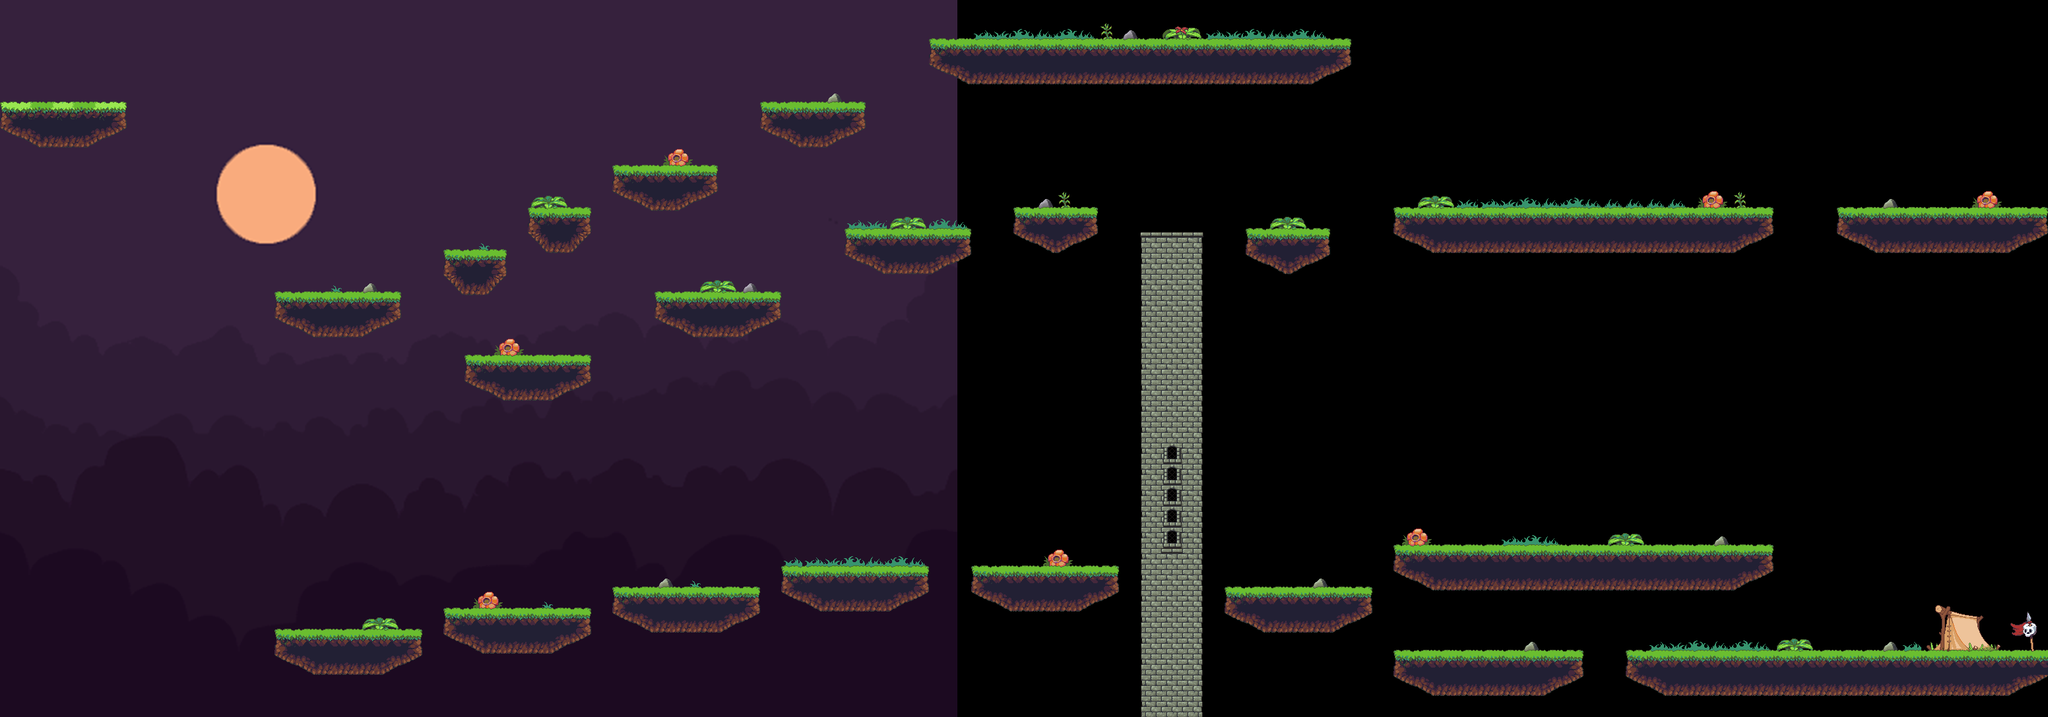

This is a level from a 2D game, rendered from its Tiled map with the project's own tilesets. A one-line summary and the map file follow, with tile-layer data summarised:
An orthogonal 97x34 tile map with 32x32 px tiles, 2 tile layers (background, Foreground), 6 tilesets, 1 image layer and 48 objects (25x Ground, 15x CoinEntity, 4x EnemyEntity, mainPlayer, ScrollEntity, ...).

<map version="1.0" orientation="orthogonal" renderorder="left-up" width="97" height="34" tilewidth="32" tileheight="32" nextobjectid="114">
 <tileset firstgid="1" name="area01_level_tiles" tilewidth="32" tileheight="32">
  <image source="../img/map/area01_level_tiles.png" trans="ffffff" width="640" height="241" />
 </tileset>
 <tileset firstgid="141" name="tileset2" tilewidth="32" tileheight="32">
  <image source="../img/map/tileset2.png" trans="ffffff" width="192" height="544" />
 </tileset>
 <tileset firstgid="243" name="jungle_guide" tilewidth="32" tileheight="32">
  <image source="../img/map/jungle_guide.png" width="768" height="928" />
 </tileset>
 <tileset firstgid="939" name="jungle_terrain" tilewidth="32" tileheight="32">
  <image source="../img/map/jungle_terrain.png" width="896" height="480" />
 </tileset>
 <tileset firstgid="1359" name="castle1" tilewidth="32" tileheight="32">
  <image source="../img/map/castle1.png" width="512" height="1344" />
 </tileset>
 <tileset firstgid="2031" name="objekte" tilewidth="32" tileheight="32">
  <image source="../img/map/objekte.png" width="416" height="224" />
 </tileset>
 <imagelayer name="Parallax_layer1">
  <image source="../img/background/background_fog1.png" />
 </imagelayer>
 <layer name="background" width="97" height="34">
  <data>[3298 cells, 123 non-empty, 36 distinct tile ids]</data>
 </layer>
 <layer name="Foreground" width="97" height="34">
  <data>[3298 cells, 642 non-empty, 28 distinct tile ids]</data>
 </layer>
 <objectgroup name="Object" visible="0">
  <properties>
   <property name="duration" value="300" />
   <property name="fade" value="#300000" />
  </properties>
  <object id="3" name="mainPlayer" x="3" y="91" width="32" height="64">
   <properties>
    <property name="image" value="gripe_run_right" />
    <property name="spritewidth" value="64" />
   </properties>
  </object>
  <object id="4" name="CoinEntity" x="610" y="295" width="32" height="32">
   <properties>
    <property name="image" value="spinning_coin_gold" />
    <property name="spritewidth" value="32" />
   </properties>
  </object>
  <object id="13" name="ScrollEntity" x="511" y="895" width="32" height="32">
   <properties>
    <property name="image" value="spinning_scrolls" />
    <property name="scrollIndex" value="30" />
    <property name="spritewidth" value="32" />
    <property name="type" value="enchantment" />
   </properties>
  </object>
  <object id="19" name="SpikeEntity" x="256" y="1054.33" width="2848" height="35" />
  <object id="30" name="CoinEntity" x="1321" y="19" width="32" height="32">
   <properties>
    <property name="image" value="spinning_coin_gold" />
    <property name="spritewidth" value="32" />
   </properties>
  </object>
  <object id="31" name="CoinEntity" x="842" y="469" width="32" height="32">
   <properties>
    <property name="image" value="spinning_coin_gold" />
    <property name="spritewidth" value="32" />
   </properties>
  </object>
  <object id="32" name="CoinEntity" x="1145" y="378" width="32" height="32">
   <properties>
    <property name="image" value="spinning_coin_gold" />
    <property name="spritewidth" value="32" />
   </properties>
  </object>
  <object id="78" name="CoinEntity" x="1927" y="279" width="32" height="32">
   <properties>
    <property name="image" value="spinning_coin_gold" />
    <property name="spritewidth" value="32" />
   </properties>
  </object>
  <object id="79" name="CoinEntity" x="1584" y="251" width="32" height="32">
   <properties>
    <property name="image" value="spinning_coin_gold" />
    <property name="spritewidth" value="32" />
   </properties>
  </object>
  <object id="80" name="CoinEntity" x="2139" y="236" width="32" height="32">
   <properties>
    <property name="image" value="spinning_coin_gold" />
    <property name="spritewidth" value="32" />
   </properties>
  </object>
  <object id="82" name="CoinEntity" x="2615" y="234" width="32" height="32">
   <properties>
    <property name="image" value="spinning_coin_gold" />
    <property name="spritewidth" value="32" />
   </properties>
  </object>
  <object id="89" name="game.LevelEntity" x="3067" y="-709" width="33" height="1732">
   <properties>
    <property name="duration" value="300" />
    <property name="fade" value="#009900" />
    <property name="to" value="0" />
   </properties>
  </object>
  <object id="102" name="CoinEntity" x="851" y="211" width="32" height="32">
   <properties>
    <property name="image" value="spinning_coin_gold" />
    <property name="spritewidth" value="32" />
   </properties>
  </object>
  <object id="106" name="CoinEntity" x="1762" y="772" width="32" height="32">
   <properties>
    <property name="image" value="spinning_coin_gold" />
    <property name="spritewidth" value="32" />
   </properties>
  </object>
  <object id="107" name="CoinEntity" x="2178" y="768" width="32" height="32">
   <properties>
    <property name="image" value="spinning_coin_gold" />
    <property name="spritewidth" value="32" />
   </properties>
  </object>
  <object id="109" name="CoinEntity" x="1066" y="126" width="32" height="32">
   <properties>
    <property name="image" value="spinning_coin_gold" />
    <property name="spritewidth" value="32" />
   </properties>
  </object>
  <object id="110" name="CoinEntity" x="1761" y="307" width="32" height="32">
   <properties>
    <property name="image" value="spinning_coin_gold" />
    <property name="spritewidth" value="32" />
   </properties>
  </object>
  <object id="111" name="CoinEntity" x="1367" y="308" width="32" height="32">
   <properties>
    <property name="image" value="spinning_coin_gold" />
    <property name="spritewidth" value="32" />
   </properties>
  </object>
  <object id="112" name="CoinEntity" x="2356" y="231" width="32" height="32">
   <properties>
    <property name="image" value="spinning_coin_gold" />
    <property name="spritewidth" value="32" />
   </properties>
  </object>
 </objectgroup>
 <objectgroup name="EnemyEntities" visible="0">
  <object id="97" name="EnemyEntity" x="1539.5" y="-1" width="379" height="64">
   <properties>
    <property name="attack" value="0" />
    <property name="image" value="octopus" />
    <property name="jump" value="0" />
    <property name="speed" value="2" />
    <property name="spriteheight" value="64" />
    <property name="spritewidth" value="64" />
   </properties>
  </object>
  <object id="98" name="EnemyEntity" x="2274.5" y="254" width="379" height="64">
   <properties>
    <property name="attack" value="0" />
    <property name="image" value="octopus" />
    <property name="jump" value="0" />
    <property name="speed" value="2" />
    <property name="spriteheight" value="64" />
    <property name="spritewidth" value="64" />
   </properties>
  </object>
  <object id="99" name="EnemyEntity" x="2239.5" y="768" width="379" height="64">
   <properties>
    <property name="attack" value="0" />
    <property name="image" value="octopus" />
    <property name="jump" value="0" />
    <property name="speed" value="2" />
    <property name="spriteheight" value="64" />
    <property name="spritewidth" value="64" />
   </properties>
  </object>
  <object id="101" name="EnemyEntity" x="2658.5" y="928" width="379" height="64">
   <properties>
    <property name="attack" value="0" />
    <property name="image" value="octopus" />
    <property name="jump" value="0" />
    <property name="speed" value="2" />
    <property name="spriteheight" value="64" />
    <property name="spritewidth" value="64" />
   </properties>
  </object>
 </objectgroup>
 <objectgroup name="collision" visible="0">
  <object id="21" name="Ground" x="416.67" y="448.333" width="190" height="32" />
  <object id="23" name="Ground" x="704.67" y="543.333" width="190" height="32" />
  </objectgroup>
</map>
<!-- 23 of 48 objects omitted -->
